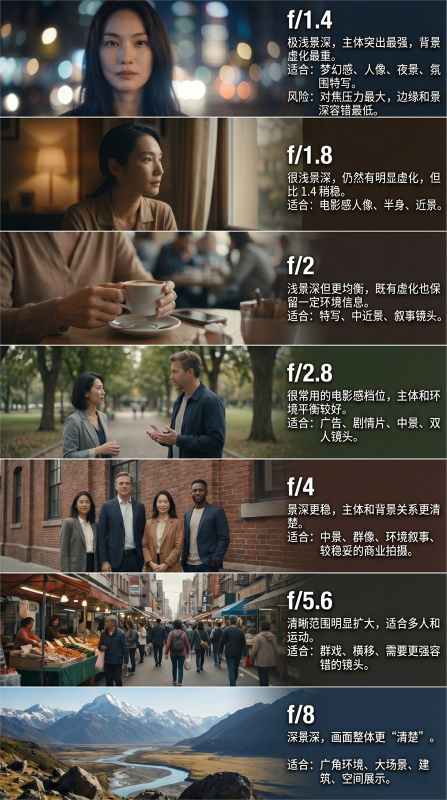
#> input picture src/assets/camera-help/aperture-overview.jpg, 893 x 1600 px (shown at 1/2 size)
$ python -i storyboard_seedvr2_runner.py   (imports and definitions only)
#> lines starting #> are read from the running program, lines starting #| are printed output that depends on the picture
#!/usr/bin/env python
from __future__ import annotations

import argparse
import gc
import json
import os
import re
import shutil
import subprocess
import sys
import time
import traceback
from importlib import import_module
from importlib import metadata as importlib_metadata
from pathlib import Path
from typing import Any, Dict, Optional


# [21 lines left out: function configure_stdio, not called in this run]


# [3 lines not run here, left out]

APP_DIR = Path(__file__).resolve().parent
RUNTIME_DIR = APP_DIR.parent
MODELS_DIR = RUNTIME_DIR / "models" / "SEEDVR2"
OUTPUTS_DIR = RUNTIME_DIR / "outputs"
CACHE_DIR = RUNTIME_DIR / "cache"
PYTHON_DIR = RUNTIME_DIR / "python"
BIN_DIR = RUNTIME_DIR / "bin"
VENDOR_DIR = RUNTIME_DIR / "vendor" / "ComfyUI-SeedVR2_VideoUpscaler"
CLI_FILE = VENDOR_DIR / "inference_cli.py"
FFMPEG_EXE = BIN_DIR / "ffmpeg.exe"
FFPROBE_EXE = BIN_DIR / "ffprobe.exe"
RUNNER_FILE = Path(__file__).resolve()
SERVER_RESPONSE_PREFIX = "__SC_EXTENSION_RESPONSE__:"

DEFAULT_DIT_MODEL = "seedvr2_ema_3b_fp8_e4m3fn.safetensors"
DEFAULT_VAE_MODEL = "ema_vae_fp16.safetensors"
IMAGE_PREPROCESS_SCALE = 0.6

IMAGE_RESOLUTIONS = {1080, 1440, 2160}
VIDEO_RESOLUTIONS = {720, 1080, 1440}

IMAGE_PRESET = {
    "batch_size": 1,
    "color_correction": "lab",
    "dit_offload_device": "cpu",
    "vae_offload_device": "cpu",
    "tensor_offload_device": "cpu",
}

VIDEO_PRESET = {
    "batch_size": 5,
    "uniform_batch_size": True,
    "temporal_overlap": 3,
    "prepend_frames": 2,
    "chunk_size": 45,
    "color_correction": "lab",
    "dit_offload_device": "cpu",
    "vae_offload_device": "cpu",
    "tensor_offload_device": "cpu",
    "video_backend": "ffmpeg",
}

MODULE_VERSIONS = (
    ("torch", "torch"),
    ("torchvision", "torchvision"),
    ("opencv-python", "cv2"),
    ("numpy", "numpy"),
    ("diffusers", "diffusers"),
    ("transformers", "transformers"),
    ("accelerate", "accelerate"),
    ("safetensors", "safetensors"),
)

# [4 lines not run here, left out]

if str(VENDOR_DIR) not in sys.path:
    sys.path.insert(0, str(VENDOR_DIR))


def debug_log(message: str) -> None:
    print(message, file=sys.stderr, flush=True)


def sanitize_name(value: str) -> str:
    cleaned = re.sub(r"[^a-zA-Z0-9._-]+", "-", str(value or "").strip())
    return cleaned.strip("-") or "output"


def ensure_runtime_dirs() -> None:
    OUTPUTS_DIR.mkdir(parents=True, exist_ok=True)
    CACHE_DIR.mkdir(parents=True, exist_ok=True)


# [85 lines left out: functions resolve_dist_version, is_module_available, resolve_python_executable, resolve_ffmpeg_executable, resolve_ffprobe_executable, ensure_required_paths and 2 more, not called in this run]


def normalize_optional_text(value: Any) -> str:
    return str(value or "").strip()


# [23 lines left out: functions normalize_int, normalize_existing_file, validate_resolution, not called in this run]


def next_output_path(prefix: str, extension: str) -> Path:
    timestamp = time.strftime("%Y%m%d-%H%M%S")
    milliseconds = int((time.time() % 1) * 1000)
    return OUTPUTS_DIR / f"{sanitize_name(prefix)}-{timestamp}-{milliseconds:03d}.{extension}"


def preprocess_image_for_upscale(image_path: Path, output_prefix: str) -> tuple[Path, Dict[str, Any]]:
#> called with output_prefix = 'out.png'
    try:
        from PIL import Image
    except Exception as error:
        raise RuntimeError("Pillow is required for SeedVR2 image preprocessing.") from error

    preprocessed_path = next_output_path(f"{output_prefix}-preprocess", "png")

    with Image.open(image_path) as image:
#> image is the input picture: PIL image 893x1600 RGB; mean R, G, B 81.2, 77.2, 71.3
        input_width, input_height = image.size
#> input_width = 893; input_height = 1600
        output_width = max(1, int(round(input_width * IMAGE_PREPROCESS_SCALE)))
#> output_width = 536
        output_height = max(1, int(round(input_height * IMAGE_PREPROCESS_SCALE)))
#> output_height = 960

        normalized_image = (
            image.convert("RGBA")
            if "A" in image.getbands() or image.mode in {"LA", "PA", "P"}
            else image.convert("RGB")
        )
        resampling = (
            Image.Resampling.LANCZOS
            if hasattr(Image, "Resampling")
            else Image.LANCZOS
        )
        resized_image = normalized_image.resize((output_width, output_height), resampling)
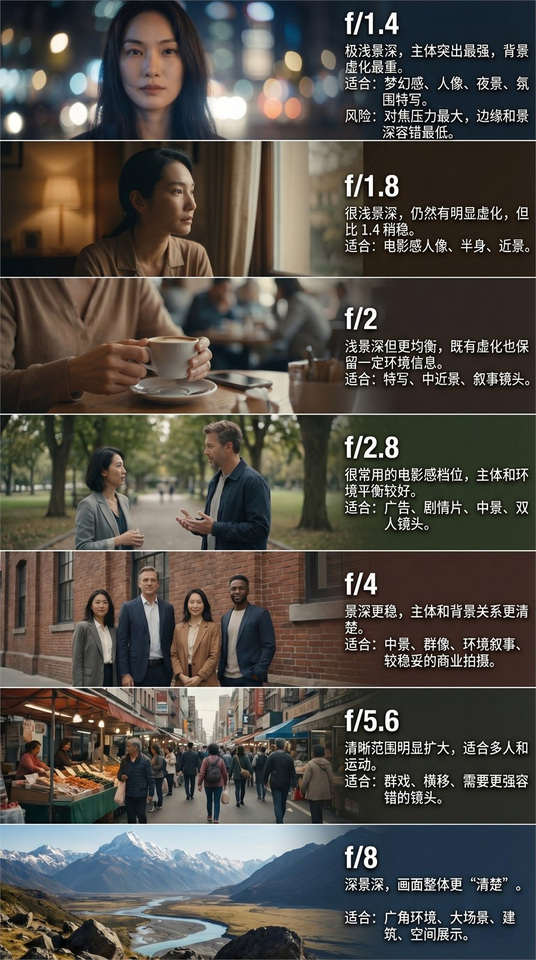
#> resized_image: PIL image 536x960 RGB; mean R, G, B 81.2, 77.2, 71.3
        resized_image.save(preprocessed_path, format="PNG")

    return preprocessed_path, {
        "preprocessScale": IMAGE_PREPROCESS_SCALE,
        "preprocessInputWidth": input_width,
        "preprocessInputHeight": input_height,
        "preprocessOutputWidth": output_width,
        "preprocessOutputHeight": output_height,
    }


# [33 lines left out: functions build_base_environment, parse_cli_error, not called in this run]


ERROR_LINE_PATTERNS = (
    re.compile(
        r"\b(?:RuntimeError|ValueError|FileNotFoundError|AssertionError|"
        r"MemoryError|OSError|ImportError|ModuleNotFoundError|TypeError):",
        re.IGNORECASE,
    ),
    re.compile(r"\bcuda out of memory\b", re.IGNORECASE),
    re.compile(r"\bout of memory\b", re.IGNORECASE),
    re.compile(r"\berror during processing\b", re.IGNORECASE),
    re.compile(r"\bfailed to download required models\b", re.IGNORECASE),
    re.compile(r"\binput path not found\b", re.IGNORECASE),
    re.compile(r"\bimage file not found\b", re.IGNORECASE),
    re.compile(r"\bcannot open (?:image|video) file\b", re.IGNORECASE),
    re.compile(r"\brequires a cuda-capable nvidia gpu\b", re.IGNORECASE),
    re.compile(r"\bffmpeg\b.*\b(?:missing|not found|requires)\b", re.IGNORECASE),
    re.compile(r"\bunsupported input type\b", re.IGNORECASE),
    re.compile(r"\[\s*error\s*\]", re.IGNORECASE),
)

NOISE_LINE_PATTERNS = (
    re.compile(r"github\.com/numz/comfyui-seedvr2_videoupscaler", re.IGNORECASE),
    re.compile(r"youtube\.com/@ainvfx", re.IGNORECASE),
    re.compile(r"questions\?\s*updates\?", re.IGNORECASE),
    re.compile(r"watch,\s*star\s*&\s*sponsor", re.IGNORECASE),
    re.compile(r"^-{3,}$"),
    re.compile(r"^─{3,}$"),
)


# [459 lines left out: functions is_noise_error_line, extract_relevant_error_line, run_seedvr2_cli, summarize_exception, probe_video_metadata, mux_original_audio and 11 more, not called in this run]


# [2 lines not run here, left out]

>>> result = preprocess_image_for_upscale('../../../../src/assets/camera-help/aperture-overview.jpg', 'out.png')
